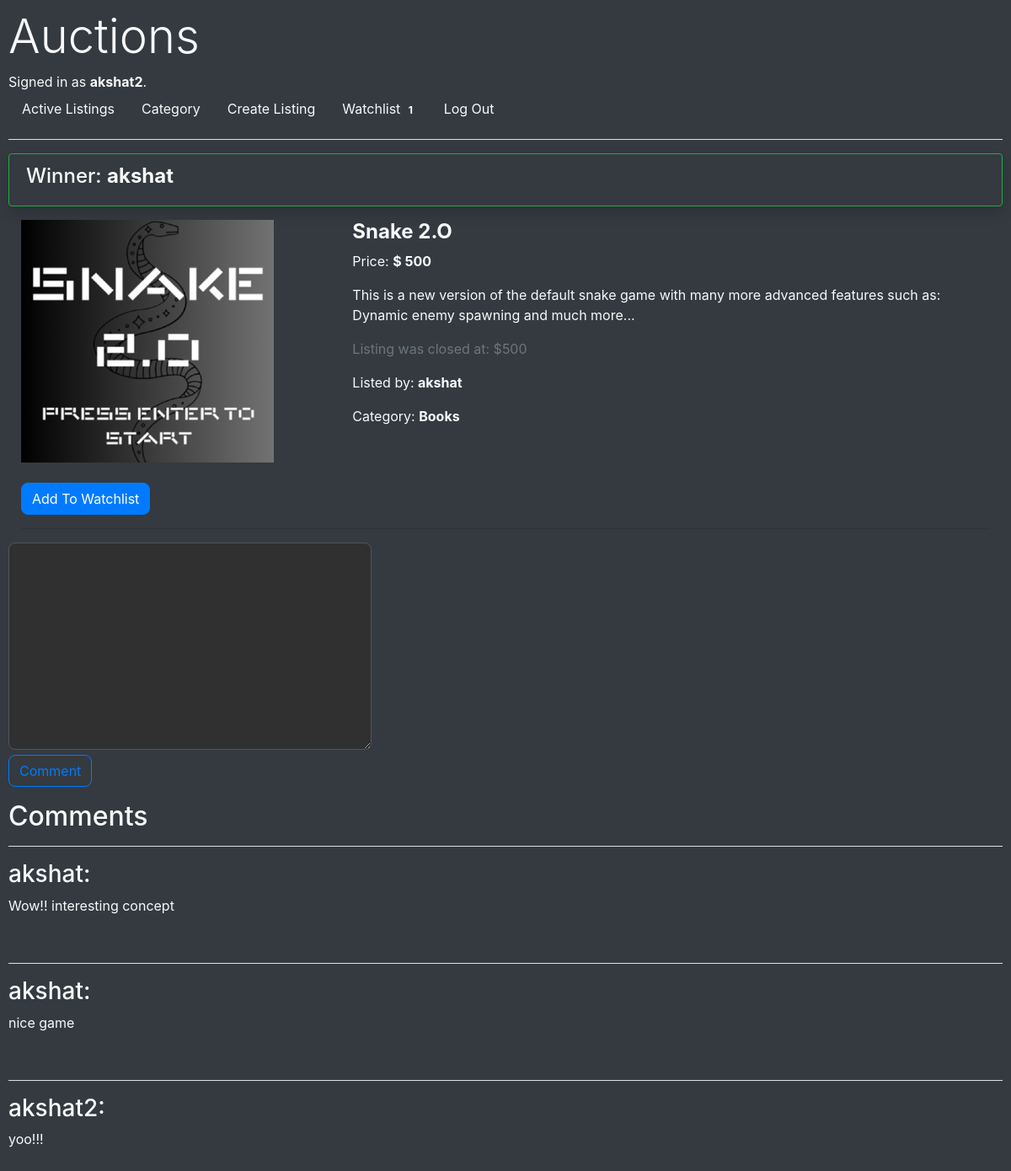
Screenshot of /25 (signed in) with the database file from the repository.
### auctions/models.py (models this page shows, shortened)
class User(AbstractUser):
    watchlist = models.ManyToManyField('Listings', blank=True)
    def __str__(self) -> str:
        return f"{self.username}"
    def get_watchlist_length(self):
        return len(self.watchlist.all())

class Listings(models.Model):
    CATEGORY_CHOICES = [
        ('Electronics', 'Electronics'),
        ('Clothing', 'Clothing'),
        ('Books', 'Books'),
    ]
    title = models.CharField(max_length=96)
    description = models.TextField()
    starting_bid = models.IntegerField() # Which is also the current highest bid
    image = models.ImageField(upload_to='images/', blank=True)
    closed = models.BooleanField(default=False)  # Add a 'closed' field
    winner = models.ForeignKey(User, on_delete=models.SET_NULL, null=True, blank=True)
    category = models.CharField(max_length=20, choices=CATEGORY_CHOICES, default='Electronics')
    def get_all_comments(self):
        comments = self.comments.all()
        return comments

class Comments(models.Model):
    user = models.ForeignKey(User, on_delete=models.CASCADE)
    listing = models.ForeignKey(Listings, on_delete=models.CASCADE, related_name="comments")
    comment = models.TextField()

### auctions/views.py (the view, shortened to what this page needs)
# urls.py: path("<int:listing_id>", views.listing, name="listing"),
def listing(request, listing_id):
    user = request.user
    error_messages = None
    exists_in_watchlist = False
    listing = Listings.objects.get(id=listing_id)
    creator = ListingCreated.objects.get(listings_created=listing)
    current_user_is_creator = (user == creator.user)
    if user.is_authenticated:
        watchlist = user.watchlist.all()
        exists_in_watchlist = True if listing in watchlist else False
    return render(request, "auctions/listing.html", {
            "listing": listing,
            "bid_form": BidForm(),
            "error_message": error_messages,
            "exists_in_watchlist": exists_in_watchlist,
            "creator": creator.user,
            "current_user_is_creator": current_user_is_creator,
            "comment_form": CommentForm(),
            "all_comments": listing.get_all_comments()
        })

### auctions/forms.py
class BidForm(forms.ModelForm):
    class Meta:
        model = Bids
        fields = ['amount']

class CommentForm(forms.ModelForm):
    class Meta:
        model = Comments
        fields = ['comment']

### auctions/templates/auctions/listing.html (shortened to what this page needs)
{% extends "auctions/layout.html" %}
{% block body %}
{% if listing.closed and listing.winner %}
    <div class="alert alert-success bg-dark text-light border-success rounded shadow" role="alert">
        <h4 class="text-light">Winner: <strong>{{ listing.winner }}</strong></h4>
    </div>
{% endif %}
<div class="container-fluid text-light listing-container">
    <div class="row">
        {% if listing.image %}
            <div class="col-md-4">
                <img src="{{ listing.image.url }}" alt="{{ listing.title }}" class="img-fluid"><br>
                <br>
                {% if user.is_authenticated %}
                    <form method="post"  action="{% url 'watchlist' %}">
                        {% if exists_in_watchlist %}
                            <button class="btn btn-danger" type="submit" name="add" value="{{listing.id}}">Remove From Watchlist</button>
                        {% else %}
                            <button class="btn btn-primary" type="submit" name="add" value="{{listing.id}}">Add To Watchlist</button>
                        {% endif %}
                    </form>
                {% endif %}
            </div>
        {% endif %}
        <div class="col-md-8">
            <h4><b>{{ listing.title }}</b></h4>
            <p>Price: <b>$ {{ listing.starting_bid }}</b></p>
            <p>{{ listing.description }}</p>
            {% if listing.closed %}
                <p class="text-light text-muted">Listing was closed at: ${{ listing.starting_bid }}</p>
            {% endif %}
            <p class="text-light">Listed by: <strong>{{ creator.username }}</strong></p>
            <p class="text-light">Category: <strong>{{ listing.category }}</strong></p>
        </div>
    </div>
    <hr class="text-light">
</div>
{% if user.is_authenticated %}
    <form method="post" action="{% url 'comment' %}" class="form-group bg-dark text-muted">
        {{ comment_form.comment }}<br>
        <button class="btn btn-outline-primary" type="submit" name="cmt" value="{{listing.id}}">Comment</button>
    </form>
{% endif %}
<h2 class="text-light">Comments</h2>
{% for cmt in all_comments %}
    <hr class="bg-light">
    <h3 class="text-light">{{ cmt.user.username }}:</h3>
    <p class="text-light">{{ cmt.comment }}</p><br>
{% empty %}
    <p class="text-light">No comments yet!!</p>
{% endfor %}
{% endblock %}

### auctions/templates/auctions/layout.html (shortened to what this page needs)
{% load static %}
<!DOCTYPE html>
<html lang="en">
    <head>
        <link rel="stylesheet" href="https://stackpath.bootstrapcdn.com/bootstrap/4.4.1/css/bootstrap.min.css">
        <link href="{% static 'auctions/styles.css' %}" rel="stylesheet">
    </head>
    <body class="bg-dark">
        <h1 class=" display-4 text-light">Auctions</h1>
        <div class="text-light">
            {% if user.is_authenticated %}
                Signed in as <strong>{{ user.username }}</strong>.
            {% else %}
                Not signed in.
            {% endif %}
        </div>
        <ul class="nav navbar-dark">
            <li class="nav-item">
                <a class="nav-link text-light" href="{% url 'index' %}">Active Listings</a>
            </li>
            <li class="nav-item">
                <a class="nav-link text-light" href="{% url 'category' %}">Category</a>
            </li>
            {% if user.is_authenticated %}
                <li class="nav-item">
                    <a class="nav-link text-light" href="{% url 'create' %}">Create Listing</a>
                </li>
                <li class="nav-item">
                    <a class="nav-link text-light" href="{% url 'watchlist' %}">
                        Watchlist
                        {% if user.get_watchlist_length > 0 %}
                            <span class="badge badge-dark">{{ user.get_watchlist_length }}</span>
                        {% endif %}
                    </a>
                </li>
                <li class="nav-item">
                    <a class="nav-link text-light" href="{% url 'logout' %}">Log Out</a>
                </li>
            {% endif %}
        </ul>
        <hr class="bg-light">
        {% block body %}
        {% endblock %}
    </body>
</html>

### auctions/static/auctions/styles.css (style rules this page uses)
body { padding: 10px; }

### auctions/templates/auctions/layout.html (style rules this page uses)
.form-group input, .form-group textarea { background-color: #303030; color: #c0c0c0; border: 1px solid #555; border-radius: 8px; transition: background-color 0.3s, border-color 0.3s; }
.btn { border-radius: 8px; transition: background-color 0.3s, border-color 0.3s; }

### rows the page displays
User: username "akshat2", get_watchlist_length "1"
Listings: winner "akshat", image (picture), title "Snake 2.O", starting_bid "500", description "This is a new version of the default snake game with many more advanced features such as: Dynamic enemy spawning and much more...", category "Books"
User: username "akshat"
Comments: user.username "akshat", comment "Wow!! interesting concept"
Comments: user.username "akshat", comment "nice game"
Comments: user.username "akshat2", comment "yoo!!!"
